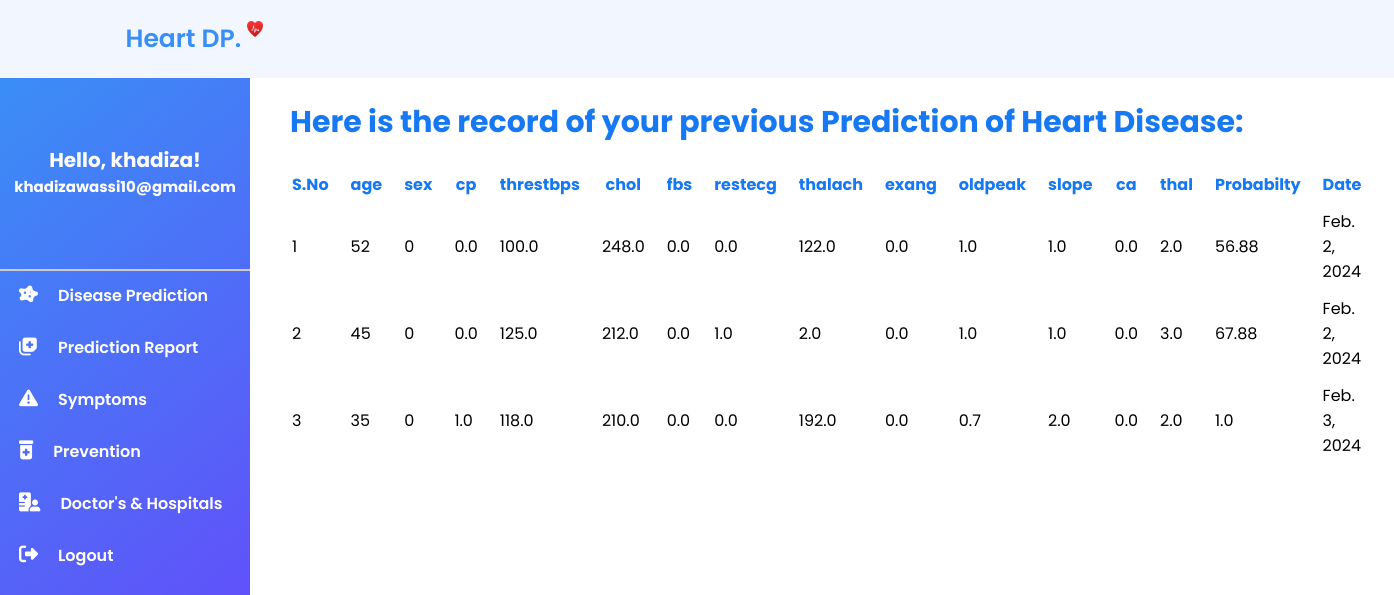
/report (signed in), run on an earlier commit of the app's database.
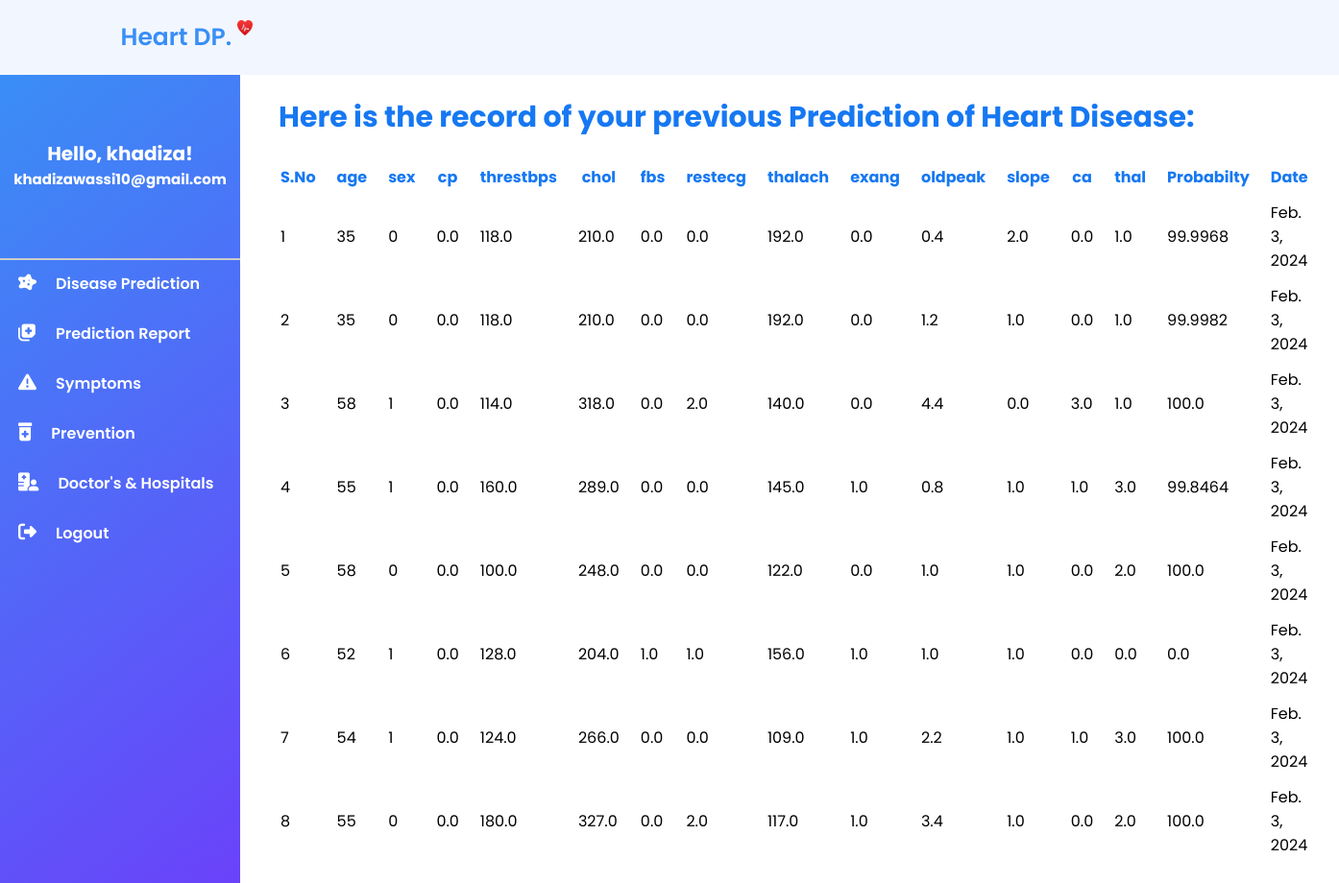
And on a later commit of the database.
### heartDiseasePrediction/models.py (models this page shows, shortened)
class HeartData(models.Model):
    age = models.IntegerField()
    sex = models.IntegerField()
    cp = models.FloatField()
    trestbps = models.FloatField()
    chol = models.FloatField()
    fbs = models.FloatField()
    restcg = models.FloatField()
    thalach = models.FloatField()
    exang = models.FloatField()
    oldpeak = models.FloatField()
    slope = models.FloatField()
    ca = models.FloatField()
    thal = models.FloatField()
    owner = models.ForeignKey(get_user_model() , on_delete=models.CASCADE , related_name='owner' , null=True)
    date = models.DateField(auto_now_add=True)
    probability = models.FloatField(null=True)

### heartDiseasePrediction/views.py (the view)
# urls.py: path('report', views.Report , name='report'),
def Report(request):
    if request.user.is_authenticated:
        record_data = HeartData.objects.filter(owner = request.user) #Filter only those data
        return render(request, 'report.html', {'record_data':record_data})
    return redirect('signin')

### template/report.html (shortened to what this page needs)
<!DOCTYPE html>
<html lang="en">
<head>
  <link rel="stylesheet" href="static/css/sidebar.css">
  <link rel="stylesheet" href="static/css/rowcode.css">
</head>
<body>
  <header class="header">
    <a href="#" class="logo text-decoration-none">Heart DP. <img src="static/img/logo.png" alt="" /></a>
  </header>
  <section>
    <div class="side-menu">
      <center>
        <h2>Hello, {{ user.username }}!</h2>
        <h3> {{ user.email }}</h3>
      </center> <br>
      <hr>
      <a href="{% url 'dashboard'%}"><i class="fa-solid fa-disease"></i><span>Disease Prediction</span></a>
      <a href="{% url 'report'%}"><i class="fa-solid fa-notes-medical"></i><span>Prediction Report</span></a>
      <a href="{% url 'symptoms'%}"><i class="fa-solid fa-triangle-exclamation"></i><span>Symptoms</span></a>
      <a href="{% url 'prevention'%}"><i class="fa-solid fa-prescription-bottle-medical"></i><span>Prevention</span></a>
      <a href="{% url 'DoctorAndHospital'%}"><i class="fa-solid fa-hospital-user"></i><span>Doctor's &
          Hospitals</span></a>
      <a href="{% url 'signout'%}"><i class="fa-solid fa-right-from-bracket"></i><span>Logout</span></a>
    </div>
    <div class="data">
      <h1> Here is the record of your previous Prediction of Heart Disease: </h1>
      {% if record_data %}
      <br>
      <table>
        <thead>
          <tr>
            <th>S.No</th>
            <th>age</th>
            <th>sex</th>
            <th>cp</th>
            <th>threstbps</th>
            <th>chol</th>
            <th>fbs</th>
            <th>restecg</th>
            <th>thalach</th>
            <th>exang</th>
            <th>oldpeak</th>
            <th>slope</th>
            <th>ca</th>
            <th>thal</th>
            <th>Probabilty</th>
            <th>Date</th>
          </tr>
        </thead>
        <tbody>
          {% for data in record_data %}
          <tr>
            <td>{{ forloop.counter }}</td>
            <td>{{ data.age }}</td>
            <td>{{ data.sex }}</td>
            <td>{{ data.cp }}</td>
            <td>{{ data.trestbps }}</td>
            <td>{{ data.chol }}</td>
            <td>{{ data.fbs }}</td>
            <td>{{ data.restcg }}</td>
            <td>{{ data.thalach }}</td>
            <td>{{ data.exang }}</td>
            <td>{{ data.oldpeak }}</td>
            <td>{{ data.slope }}</td>
            <td>{{ data.ca }}</td>
            <td>{{ data.thal }}</td>
            <td>{{ data.probability }}</td>
            <td>{{ data.date }}</td>
          </tr>
          {% endfor %}
        </tbody>
      </table>
      {% else %}
      <br>
      <h5 style="font-size: 20px;">At present, there are no previous records associated with your medical history.</h5>
      {% endif %}
      <br>
      <br>
    </div>
  </section>
</body>
</html>

### static/css/sidebar.css (style rules this page uses)
* { margin: 0; padding: 0; box-sizing: border-box; text-decoration: none; border: none; outline: none; scroll-behavior: smooth; font-family: 'Poppins', sans-serif; }
:root { --bg-color: #F2F7FF; --footer-bg-color: #0A0E31; --text-color: #6C87AE; --gradient-1: #1678F2; }
html { font-size: 62.5%; overflow-x: hidden; }
.header { position: fixed; top: 0; left: 0; width: 100%; padding: 2rem 9%; background: var(--bg-color); display: flex; justify-content: space-between; align-items: center; z-index: 100; transition: .3s; }
.logo { position: relative; font-size: 2.5rem; color: #3A8EF6; font-weight: 600; }
.header img { width: 1.6rem; height: 1.6rem; margin-bottom: 1rem; }
.data { height: 100vh; margin-left: 290px; padding-top: 10rem; margin-right: 3rem; font-size: 1.6rem; }
.side-menu { position: fixed; background: linear-gradient(141deg, #3A8EF6 0%, #6F3AFA 100%); width: 250px; height: 100%; margin-top: 75px; }
.side-menu center h2 { margin-top: 70px; color: white; font-size: 2rem; }
.side-menu center h3 { color: white; font-size: 1.5rem; padding-bottom: 5.5rem; }
.side-menu a { display: block; line-height: 50px; transition: 0.5s; }
.side-menu span { font-size: 1.6rem; margin-left: 20px; font-weight: 600; color: white; }
.side-menu i { font-size: 19px; margin-left: 19px; color: white; }

### static/css/rowcode.css (style rules this page uses)
:root { --text-color: #6C87AE; --gradient-1: #1678F2; }

### template/report.html (style rules this page uses)
:root { --bg-color: #F2F7FF; --footer-bg-color: #0A0E31; --text-color: #6C87AE; --gradient-1: #1678F2; }
h1 { color: var(--gradient-1); font-size: 3rem; }
th { color: #1678F2; }
th, td { padding: 0px 20px 10px 0px; }
hr { border: 0; border-bottom: 2px solid #ccc; font-weight: 600; }

What changed in the data, as far as the page shows it:
removed HeartData: age "52", sex "0", cp "0.0", trestbps "100.0", chol "248.0", fbs "0.0", restcg "0.0", thalach "122.0", exang "0.0", oldpeak "1.0", slope "1.0", ca "0.0", thal "2.0", probability "56.88", date "Feb. 2, 2024"
removed HeartData: age "45", sex "0", cp "0.0", trestbps "125.0", chol "212.0", fbs "0.0", restcg "1.0", thalach "2.0", exang "0.0", oldpeak "1.0", slope "1.0", ca "0.0", thal "3.0", probability "67.88", date "Feb. 2, 2024"
removed HeartData: age "35", sex "0", cp "1.0", trestbps "118.0", chol "210.0", fbs "0.0", restcg "0.0", thalach "192.0", exang "0.0", oldpeak "0.7", slope "2.0", ca "0.0", thal "2.0", probability "1.0", date "Feb. 3, 2024"
added HeartData: age "35", sex "0", cp "0.0", trestbps "118.0", chol "210.0", fbs "0.0", restcg "0.0", thalach "192.0", exang "0.0", oldpeak "0.4", slope "2.0", ca "0.0", thal "1.0", probability "99.9968", date "Feb. 3, 2024"
added HeartData: age "35", sex "0", cp "0.0", trestbps "118.0", chol "210.0", fbs "0.0", restcg "0.0", thalach "192.0", exang "0.0", oldpeak "1.2", slope "1.0", ca "0.0", thal "1.0", probability "99.9982", date "Feb. 3, 2024"
added HeartData: age "58", sex "1", cp "0.0", trestbps "114.0", chol "318.0", fbs "0.0", restcg "2.0", thalach "140.0", exang "0.0", oldpeak "4.4", slope "0.0", ca "3.0", thal "1.0", probability "100.0", date "Feb. 3, 2024"
added HeartData: age "55", sex "1", cp "0.0", trestbps "160.0", chol "289.0", fbs "0.0", restcg "0.0", thalach "145.0", exang "1.0", oldpeak "0.8", slope "1.0", ca "1.0", thal "3.0", probability "99.8464", date "Feb. 3, 2024"
added HeartData: age "58", sex "0", cp "0.0", trestbps "100.0", chol "248.0", fbs "0.0", restcg "0.0", thalach "122.0", exang "0.0", oldpeak "1.0", slope "1.0", ca "0.0", thal "2.0", probability "100.0", date "Feb. 3, 2024"
added HeartData: age "52", sex "1", cp "0.0", trestbps "128.0", chol "204.0", fbs "1.0", restcg "1.0", thalach "156.0", exang "1.0", oldpeak "1.0", slope "1.0", ca "0.0", thal "0.0", probability "0.0", date "Feb. 3, 2024"
added HeartData: age "54", sex "1", cp "0.0", trestbps "124.0", chol "266.0", fbs "0.0", restcg "0.0", thalach "109.0", exang "1.0", oldpeak "2.2", slope "1.0", ca "1.0", thal "3.0", probability "100.0", date "Feb. 3, 2024"
added HeartData: age "55", sex "0", cp "0.0", trestbps "180.0", chol "327.0", fbs "0.0", restcg "2.0", thalach "117.0", exang "1.0", oldpeak "3.4", slope "1.0", ca "0.0", thal "2.0", probability "100.0", date "Feb. 3, 2024"
